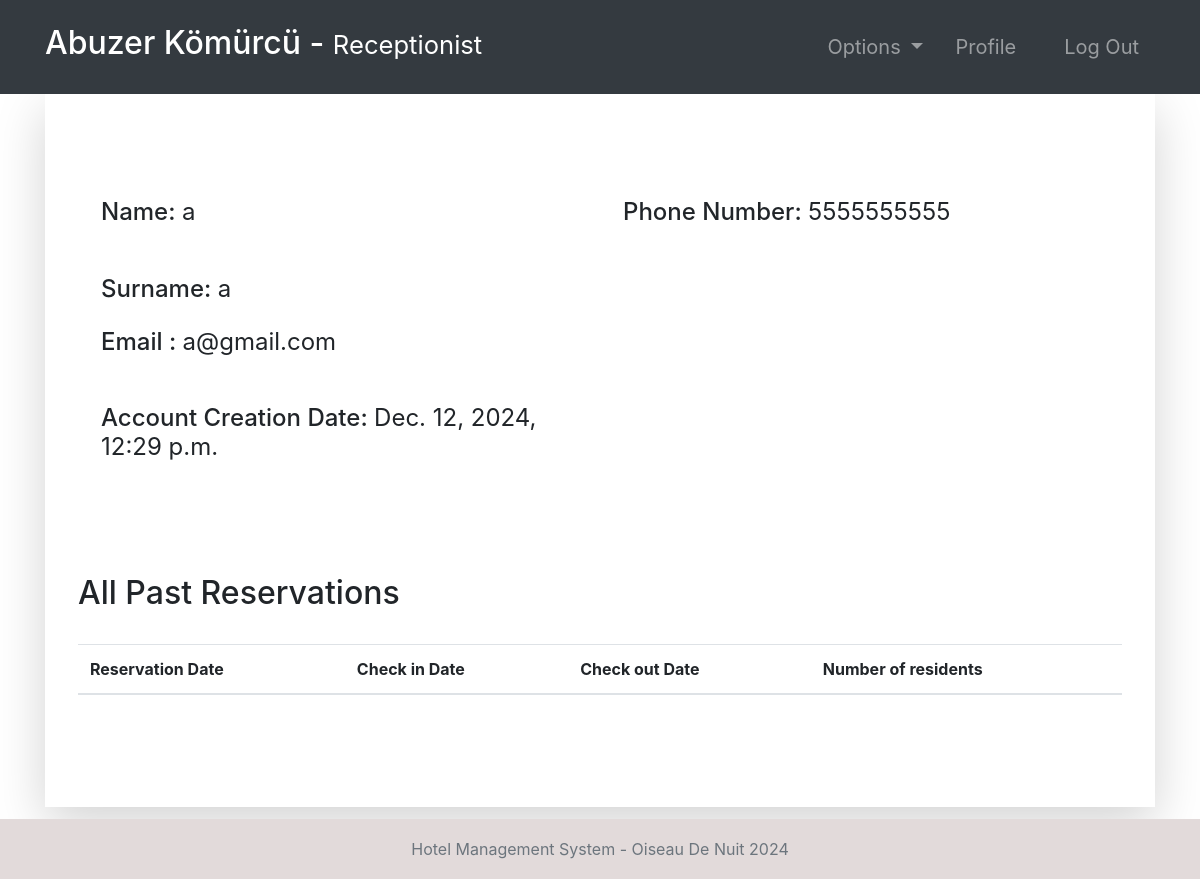
Page /guest-profile/2 (signed in) on the committed database.
### accounts/models.py (models this page shows, shortened)
class Guest(models.Model):
    user = models.OneToOneField(User, null=True, on_delete=models.CASCADE)
    phoneNumber = PhoneNumberField(unique=True)

### accounts/views.py (the view, shortened to what this page needs)
# urls.py: path('guest-profile/<str:pk>', guest_profile, name="guest-profile"),
@login_required(login_url='login')
def guest_profile(request, pk):
    tempUser = User.objects.get(id=pk)
    guest = Guest.objects.get(user=tempUser)
    role = str(request.user.groups.all()[0])
    path = role + "/"
    eventAttendees = EventAttendees.objects.filter(guest=guest)
    bookings = Booking.objects.filter(guest=guest)
    context = {
        "role": role,
        "guest": guest,
        "eventAttendees": eventAttendees,
        "bookings": bookings
    }
    return render(request, path + "guest-profile.html", context)

### templates/receptionist/guest-profile.html
{% extends '../index.html' %}
{% block context %}
{% include '../common_pages/guest-profile.html' %}
{% endblock %}

### templates/incs/nav.html (shortened to what this page needs)
<nav class="navbar navbar-dark bg-dark navbar-expand-lg py-3 " role="navigation">
    <div class="container">
        <a href="" class="navbar-brand">
            <h2 class="text-capitalize">
                {{ request.user.first_name }} {{ request.user.last_name }} -
                <small>
                    {{ role }}
                </small>
            </h2>
        </a>
        <div class="collapse navbar-collapse" id="navbarTags">
            <ul class="navbar-nav ml-auto">
                <li class="nav-item dropdown p-2">
                    <a class="nav-link dropdown-toggle" href="#" id="navbarDropdown" role="button"
                        data-toggle="dropdown" aria-haspopup="true" aria-expanded="false">
                        Options
                    </a>
                </li>
                <li class="nav-item mr-3 p-2">
                    {% if role == 'staff' or role == 'receptionist' or role == 'admin' or role == 'manager' %}
                    <a href="{% url 'employee-profile' user.id %}" class="nav-link">Profile</a>
                    {% endif %}
                </li>
                <li class="nav-item p-2 ">
                    <a href="{% url 'logout' %}" class="nav-link">Log Out</a>
                </li>
            </ul>
        </div>
    </div>
</nav>

### templates/common_pages/guest-profile.html (shortened to what this page needs)
<div class="container">
    <div class="shadow-lg p-5">
        <div class="row mt-5">
            <div class="col-6">
                <form action="" method="POST">
                    <div class="p-2 h4">
                        <span>Name:</span>
                        {% if guest.user.id != request.user.id %}
                        <span class="font-weight-normal">{{guest.user.first_name}} </span>
                        {% else %}
                        <input type="text" class="form-control border border-secondary" id="id_first_name"
                            value="{{guest.user.first_name}}" name="first_name">
                        {% endif %}
                    </div>
                    <br>
                    <div class="p-2 h4">
                        <span>Surname:</span>
                        {% if guest.user.id != request.user.id %}
                        <span class="font-weight-normal"> {{guest.user.last_name}}</span>
                        {% else %}
                        <input type="text" class="form-control border border-secondary" id="id_last_name"
                            value="{{guest.user.last_name}}" name="last_name">
                        {% endif %}
                    </div>
                    <div class="p-2 h4">
                        <span>Email :</span>
                        <span class="font-weight-normal">{{guest.user.email}}</span>
                    </div>
                    <br>
                    <div class="p-2 h4">
                        <span>Account Creation Date:</span>
                        <span class="font-weight-normal">{{guest.user.date_joined}}</span>
                    </div>
            </div>
            <div class="col-6">
                <div class="p-2 h4">
                    <span>Phone Number: </span>
                    {% if guest.user.id != request.user.id %}
                    <span class="font-weight-normal">{{guest.phoneNumber}}</span>
                    {% else %}
                    <input type="text" class="form-control border border-secondary" id="id_phoneNumber"
                        value="{{guest.phoneNumber}}" name="phoneNumber">
                    {% endif %}
                </div>
                <br>
            </div>
        </div>
        <br>
        <br>
        <div class="row">
            <div class="table-responsive table-striped my-5">
                <div class="table-header row">
                    <div class="col-sm-12 col-md-12 col-lg-4 mb-4">
                        <h2>All Past Reservations</h2>
                    </div>
                </div>
                <table class="table table-hover">
                    <thead>
                        <tr>
                            <th>Reservation Date</th>
                            <th>Check in Date</th>
                            <th>Check out Date</th>
                            <th>Number of residents</th>
                        </tr>
                    </thead>
                </table>
            </div>
        </div>
    </div>
</div>

### static/css/main.css (style rules this page uses)
* { margin: 0; padding: 0; -webkit-font-smoothing: antialiased; }
body { position: relative; }
nav .nav-item { font-size: 20px; }

### rows in the picture
Guest: user.first_name "a", user.last_name "a", user.email "a@gmail.com", user.date_joined "Dec. 12, 2024, 12:29 p.m.", phoneNumber "5555555555"

### other values in the picture
{{ request.user.first_name }} "Abuzer"
{{ request.user.last_name }} "Kömürcü"
{{ role }} "Receptionist"
